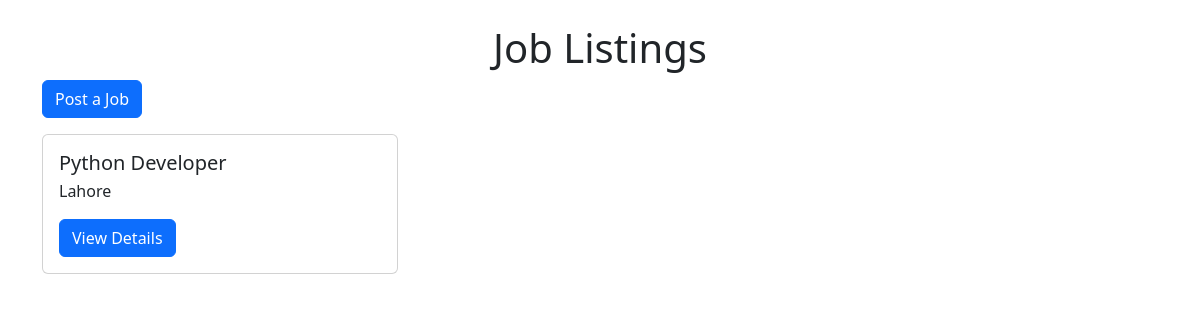
Before: / with the older database file.
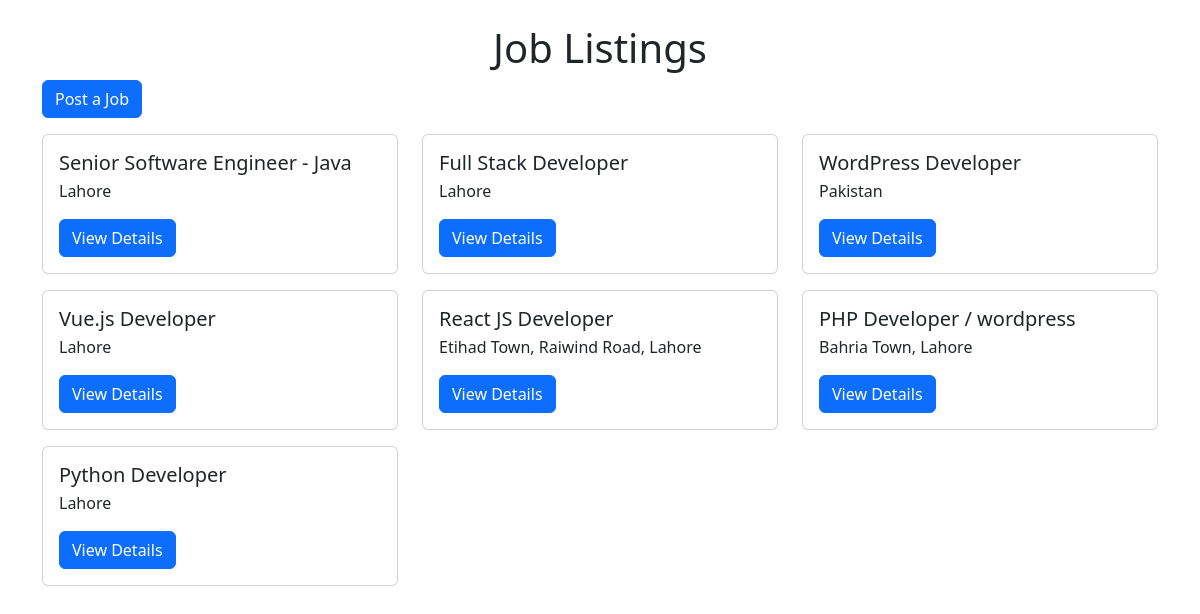
After: the same page with the newer database file.
### job/models.py (models this page shows, shortened)
class Job(models.Model):
    JOB_TYPES = [
        ('Full-time', 'Full-time'),
        ('Part-time', 'Part-time'),
        ('Remote', 'Remote'),
        ('Internship', 'Internship'),
    ]
    title = models.CharField(max_length=200)
    company_name = models.CharField(max_length=200)
    description = models.TextField()
    location = models.CharField(max_length=100)
    salary = models.DecimalField(max_digits=10, decimal_places=2, null= True, blank=True)
    job_type = models.CharField(max_length=20, choices=JOB_TYPES, default='Full-time')
    date_of_posting = models.DateTimeField(auto_now_add= True)

### job/views.py (the view)
# urls.py: path('', job_list, name = 'job_list'),
def job_list(request):
    jobs = Job.objects.all().order_by('-date_of_posting')
    return render(request, 'job_list.html', {'jobs': jobs})

### job/templates/job_list.html (shortened to what this page needs)
{% load static %}
<!DOCTYPE html>
<html lang="en">
<head>
    <link rel="stylesheet" href="https://cdn.jsdelivr.net/npm/bootstrap@5.3.0/dist/css/bootstrap.min.css">
</head>
<body>
    <div class="container mt-4">
        <h1 class="text-center">Job Listings</h1>
        <a href="{% url 'add_job' %}" class="btn btn-primary mb-3">Post a Job</a>
        <div class="row">
            {% for job in jobs %}
                <div class="col-md-4">
                    <div class="card mb-3">
                        <div class="card-body">
                            <h5 class="card-title">{{ job.title }}</h5>
                            <p class="card-text">{{ job.location }}</p>
                            <a href="{% url 'job_detail' job.id %}" class="btn btn-primary">View Details</a>
                        </div>
                    </div>
                </div>
            {% empty %}
                <p>No jobs available at the moment.</p>
            {% endfor %}
        </div>
    </div>
</body>
</html>

Changed rows visible on the page:
added Job: title "Senior Software Engineer - Java", location "Lahore"
added Job: title "Full Stack Developer", location "Lahore"
added Job: title "WordPress Developer", location "Pakistan"
added Job: title "Vue.js Developer", location "Lahore"
added Job: title "React JS Developer", location "Etihad Town, Raiwind Road, Lahore"
added Job: title "PHP Developer / wordpress", location "Bahria Town, Lahore"
